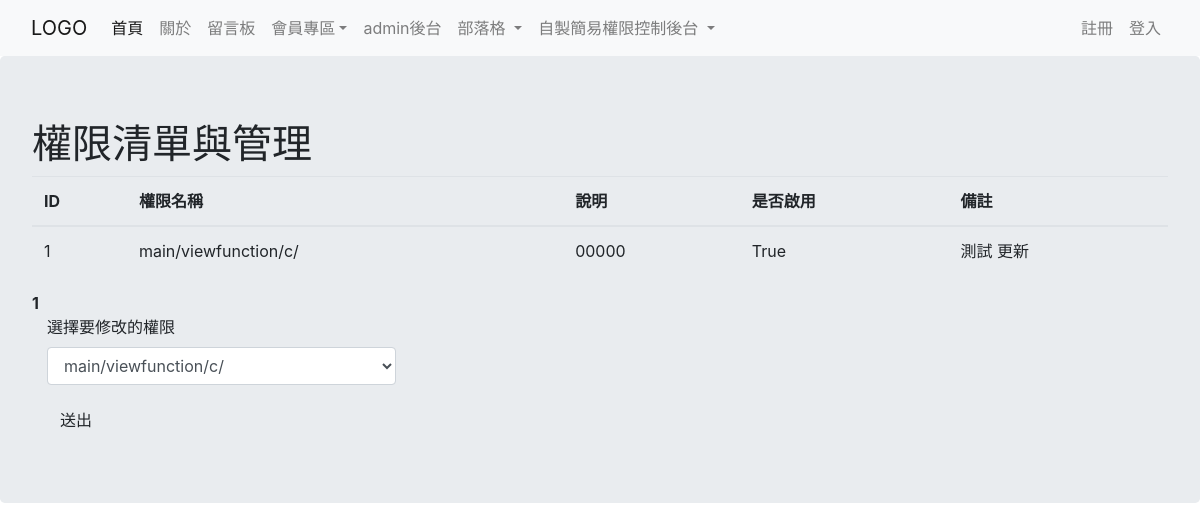
The page /main/viewfunction/r on the database as committed earlier.
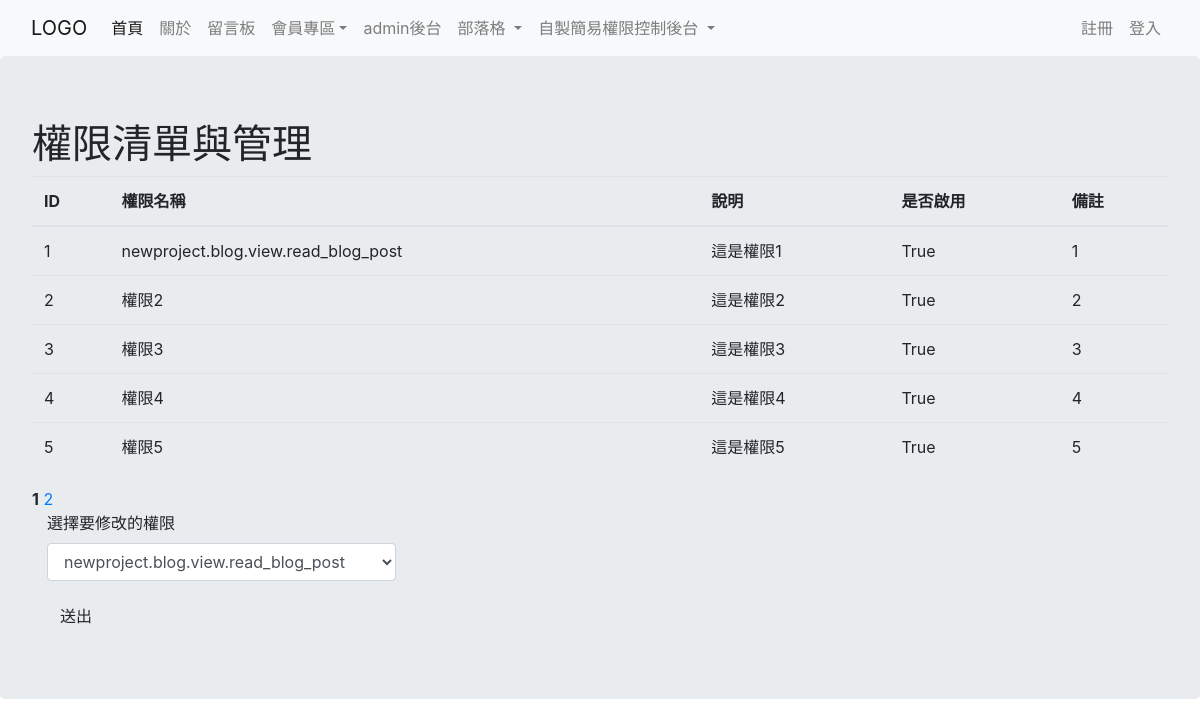
The same page on the database as committed later.
### newproject/models.py (models this page shows, shortened)
class Func(db.Model):
    __tablename__ = 'funcs'
    id = db.Column(db.Integer, primary_key=True)
    func_module_name = db.Column(db.String(50))
    func_description = db.Column(db.String(100))
    func_is_activate = db.Column(db.Boolean, default=True)
    func_remark = db.Column(db.String(100))

### newproject/main/view.py (the view)
@main.route('/viewfunction/r', methods=['GET', 'POST'])
@main.route('/viewfunction/r/<int:page>/', methods=['GET', 'POST'])
def view_function_r(page=1):
    form = Form_Func_edit()
    columns = ['ID', '權限名稱', '說明', '是否啟用' , '備註']
    funcs = Func.query.filter_by().paginate(page=page,per_page=5)
    if form.validate_on_submit():
        Func_edit = form.Func_edit.data
        return redirect(url_for('main.view_function_e', func_id=Func_edit))
    return render_template('main/readViewFunction.html', funcs=funcs, columns=columns, form=form)

### newproject/main/form.py
class Form_Func_edit(FlaskForm):
    Func_edit = SelectField('選擇要修改的權限', coerce=int)
    submit = SubmitField('送出')
    def __init__(self):
        super(Form_Func_edit, self).__init__()
        self.Func_edit.choices = [(a.id, a.func_module_name)
                            for a in Func.query.order_by().all()]

### newproject/templates/main/readViewFunction.html (shortened to what this page needs)
{% extends "base.html" %}
{% import "bootstrap/wtf.html" as wtf %}
{% import "_macro.html" as macros %}
{% block main %}
<div class="jumbotron">
<div class="page-header">
    <h1>權限清單與管理</h1>
</div>
<div class="func-list">
    <table class="table">
        <thead>
            <tr>
                {% for column in columns %}
                <th>{{ column }}</th>
                {% endfor %}
            </tr>
        </thead>
        {% for func in funcs.items %}
        <tr>
            <td>{{ func.id }}</td>
            <td>{{ func.func_module_name }}</td>
            <td>{{ func.func_description }}</td>
            <td>{{ func.func_is_activate }}</td>
            <td>{{ func.func_remark }}</td>
        </tr>
        {% endfor %}
    </table>
</div>
<div class="paginate">
    {{ macros.macro_paginate(funcs, 'main.view_function_r') }}
<div class="col-md-4">
    {{ wtf.quick_form(form) }}
</div>
</div>
{% endblock %}

### newproject/templates/base.html (shortened to what this page needs)
<!DOCTYPE html>
<html>
<head>
 <link rel="stylesheet" href="https://stackpath.bootstrapcdn.com/bootstrap/4.3.1/css/bootstrap.min.css">
</head>
<body>
    <nav class="navbar navbar-expand-sm bg-light navbar-light">
        <div class="container-fluid">
          <a class="navbar-brand" href="/">LOGO</a>
          <div class="collapse navbar-collapse" id="navbarSupportedContent">
            <ul class="navbar-nav me-auto mb-2 mb-lg-0">
                <li class="nav-item">
                  <a class="nav-link active" aria-current="page" href="/">首頁</a>
                </li>
                <li class="nav-item">
                  <a class="nav-link" href="/myself">關於</a>
                </li>
                <li class="nav-item">
                  <a class="nav-link" href="/message">留言板</a>
                </li>
                <li class="nav-item dropdown">
                  <a class="nav-link dropdown-toggle" href="#" id="navbardrop" data-toggle="dropdown">會員專區</a>
                </li>
                <li class="nav-item">
                  <a class="nav-link" href="/admin">admin後台</a>
                </li>
                <li class="nav-item dropdown">
                    <a class="nav-link dropdown-toggle" href="#" id="navbardrop" data-toggle="dropdown">
                        部落格
                    </a>
                </li>
                <li class="nav-item dropdown">
                  <a class="nav-link dropdown-toggle" href="#" id="navbardrop" data-toggle="dropdown">
                      自製簡易權限控制後台
                  </a>
                  </li>
                </ul>
            </div>
          <ul class="nav navbar-nav navbar-right">
            {% if current_user.is_authenticated %}
            <li class="nav-item"><a class="nav-link" href="{{ url_for('test') }}">
              預留</a></li>
          <li class="nav-item"><a class="nav-link" href="{{ url_for('logout') }}">
              登出</a></li>
            {% else %}
            <li class="nav-item"><a class="nav-link" href="{{ url_for('base_signup') }}">
                註冊</a></li>
            <li class="nav-item"><a class="nav-link" href="{{ url_for('login') }}">
                登入</a></li>
            {% endif %}
        </ul>
        </div>
      </nav>
    <main>
      {% block main %} {% endblock %}
    </main>
    </body>
    </html>

### newproject/templates/_macro.html (shortened to what this page needs)
{% macro macro_paginate(paginate_obj, endpoint) -%}
    <div class="post-paginate">
        {% for page in paginate_obj.iter_pages() %}
            {% if page %}
                {% if page != paginate_obj.page %}
                    <a href="{{ url_for(endpoint,  page=page, **kwargs) }}">{{ page }}</a>
                {% else %}
                    <strong>{{ page }}</strong>
                {% endif %}
            {% else %}
                <span class=ellipsis>…</span>
            {% endif %}
        {% endfor %}
{%- endmacro %}

Rows that differ between the two databases and show on the page:
changed Func id 1: func_module_name "main/viewfunction/c/" → "newproject.blog.view.read_blog_post"; func_description "00000" → "這是權限1"; func_remark "測試 更新" → "1"
added Func: id "2", func_module_name "權限2", func_description "這是權限2", func_is_activate "True", func_remark "2"
added Func: id "3", func_module_name "權限3", func_description "這是權限3", func_is_activate "True", func_remark "3"
added Func: id "4", func_module_name "權限4", func_description "這是權限4", func_is_activate "True", func_remark "4"
added Func: id "5", func_module_name "權限5", func_description "這是權限5", func_is_activate "True", func_remark "5"
Other text that changed with them:
form field Func_edit: "main/viewfunction/c/" → "newproject.blog.view.read_blog_post"
new list line: "2"
